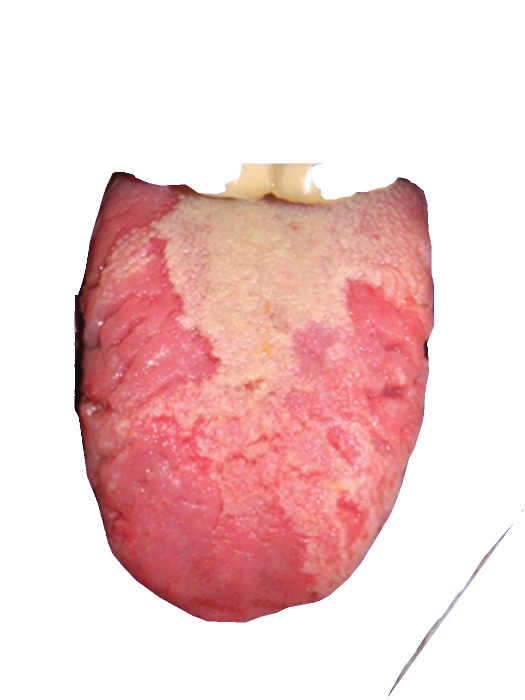
#> input picture recortar3.jpg, 1050 x 1400 px (shown at 1/2 size)
$ python saburra1.py
#> lines starting #> are read from the running program, lines starting #| are printed output that depends on the picture; after the words box and inside, x2 and y2 are one past the last pixel; in counts of white or black regions, pixels touching at a corner belong together
#> further down, image is the input picture: shape (1400, 1050, 3); mean B, G, R 206.9, 207.1, 240.4
import cv2
import numpy as np

def segment_tongue(image):
    # Convertir la imagen al espacio de color Lab
    lab_image = cv2.cvtColor(image, cv2.COLOR_BGR2Lab)
#> lab_image: shape (1400, 1050, 3); mean of channels 0, 1, 2 219.7, 140.8, 134

    # Redimensionar la imagen para facilitar la segmentación
    resized_image = cv2.resize(lab_image, (image.shape[1] // 2, image.shape[0] // 2))
#> resized_image: shape (700, 525, 3); mean of channels 0, 1, 2 219.8, 140.8, 134

    # Aplicar k-means a la imagen redimensionada
    reshaped_image = resized_image.reshape(resized_image.shape[0] * resized_image.shape[1], 3).astype(np.float32)
    criteria = (cv2.TERM_CRITERIA_EPS + cv2.TERM_CRITERIA_MAX_ITER, 10, 1.0)
    _, labels, centers = cv2.kmeans(reshaped_image, 2, None, criteria, 10, cv2.KMEANS_RANDOM_CENTERS)
#> centers = [[254.6, 128.3, 128.4], [157.9, 163.5, 144.2]]

    # Asignar etiquetas a la imagen original
    segmented_image = labels.reshape(resized_image.shape[:2])
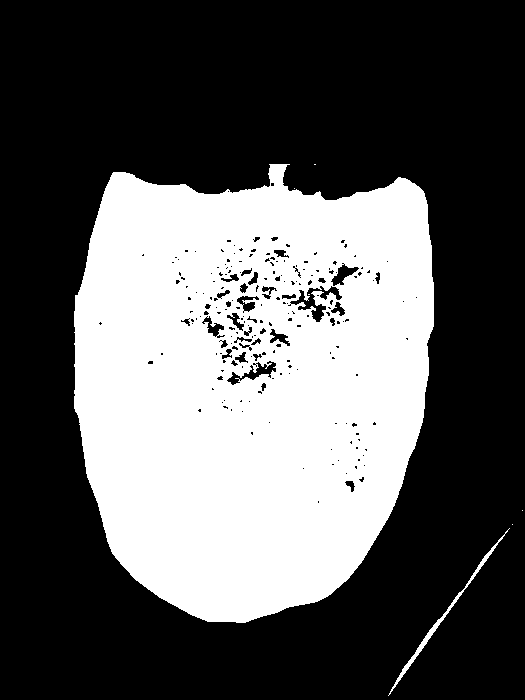
#> segmented_image: shape (700, 525) int32; values 0 (black) and 1 (white), 35.6% white; 7 white regions (5 under 20 px), largest, box (x1, y1, x2, y2) and area: (74, 164, 434, 623) 130081, (388, 528, 510, 696) 678

    # Encontrar la etiqueta dominante (cuerpo de la lengua)
    dominant_label = np.argmax(np.bincount(segmented_image.flatten()))
#> dominant_label = 0

    # Crear una máscara para el cuerpo de la lengua
    mask = np.uint8(segmented_image == dominant_label)

    # Aplicar la máscara a la imagen original
#> (the run stopped early here; a loop or call above may not have finished)

$ run again, with recortar1.jpg copied over recortar3.jpg
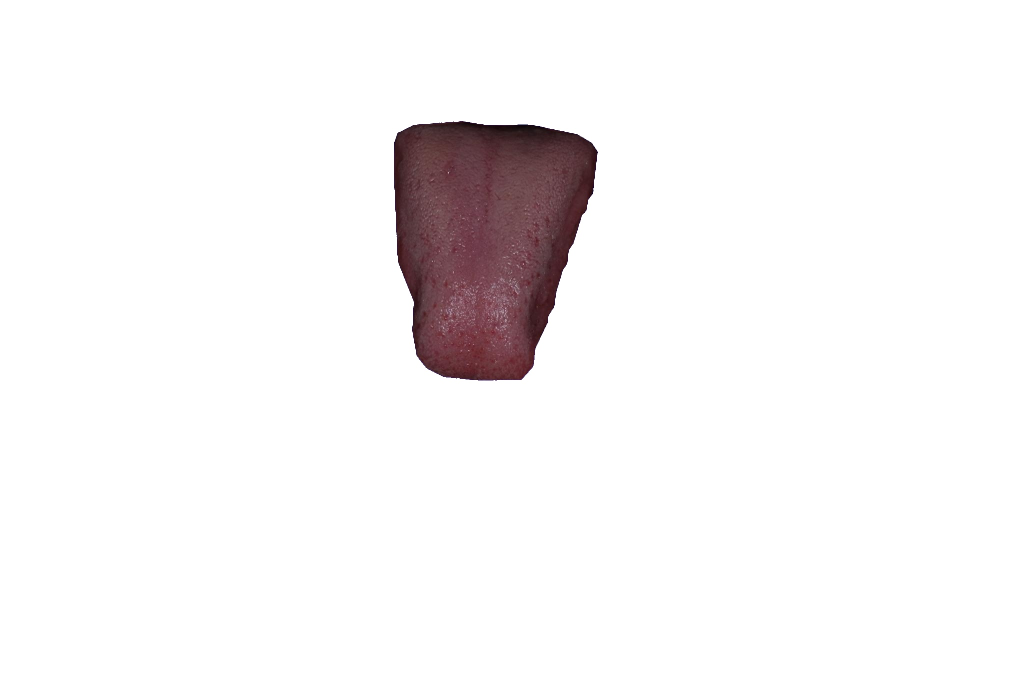
#> input picture recortar1.jpg, 2048 x 1365 px (shown at 1/2 size)
#> image is the input picture: shape (1365, 2048, 3); mean B, G, R 243.7, 243.3, 245.7
#> lab_image: shape (1365, 2048, 3); mean of channels 0, 1, 2 244.3, 129.1, 128.2
#> resized_image: shape (682, 1024, 3); mean of channels 0, 1, 2 244.3, 129.1, 128.2
#> centers = [[74.46, 146.7, 131.1], [255.9, 128, 128]]
#> in segment_tongue, `segmented_image = labels.reshape(resized_image.shape[:2])`:
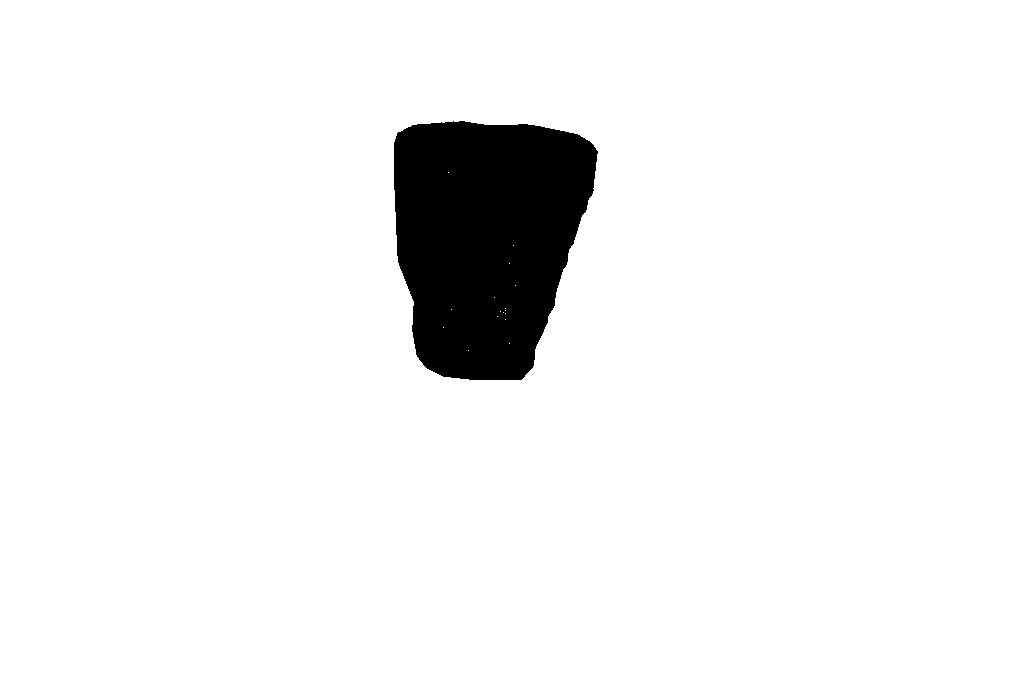
#> segmented_image: shape (682, 1024) int32; values 0 (black) and 1 (white), 94.1% white; 1 black region, box (x1, y1, x2, y2) and area: (394, 121, 598, 380) 41454
#> dominant_label = 1

$ run again, with recortar4.jpg copied over recortar3.jpg
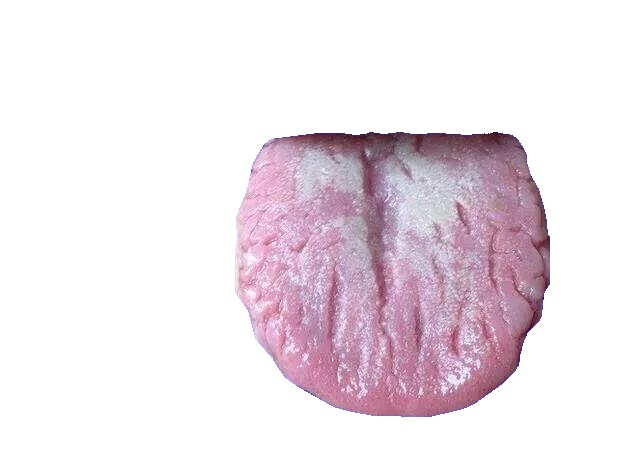
#> input picture recortar4.jpg, 637 x 468 px
#> image is the input picture: shape (468, 637, 3); mean B, G, R 233.9, 227.6, 237.6
#> lab_image: shape (468, 637, 3); mean of channels 0, 1, 2 232.4, 132.8, 126.2
#> resized_image: shape (234, 318, 3); mean of channels 0, 1, 2 232.4, 132.8, 126.2
#> centers = [[161.7, 147.7, 121.1], [253.7, 128.4, 127.8]]
#> in segment_tongue, `segmented_image = labels.reshape(resized_image.shape[:2])`:
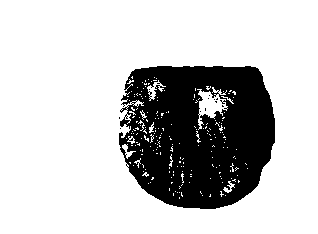
#> segmented_image: shape (234, 318) int32; values 0 (black) and 1 (white), 76.8% white; 12 black regions (11 under 20 px), largest, box (x1, y1, x2, y2) and area: (119, 66, 275, 209) 17209
#> dominant_label = 1
